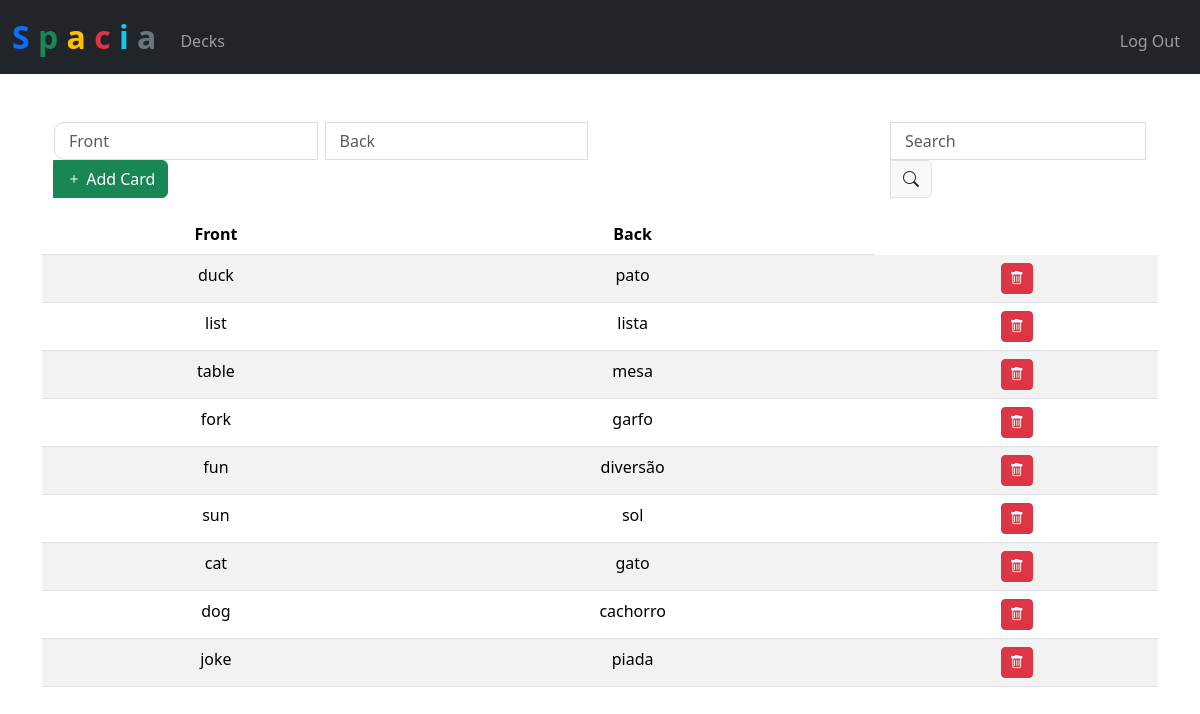
Screenshot of /cards/57 (signed in) with the database file from the repository.
### tables this page shows
CREATE TABLE cards (
    id INTEGER PRIMARY KEY AUTOINCREMENT,

    deck_id INTEGER NOT NULL,
    front TEXT NOT NULL,
    back TEXT NOT NULL,

    state TEXT NOT NULL CHECK (
        state IN ('learning', 'review', 'relearning')
    ),

    step INTEGER NOT NULL DEFAULT 0,
    interval INTEGER NOT NULL DEFAULT 0,
    ease REAL NOT NULL DEFAULT 2.5,
    repetitions INTEGER NOT NULL DEFAULT 0,

    due INTEGER NOT NULL,
    last_review INTEGER,

    created_at DATETIME DEFAULT CURRENT_TIMESTAMP,
    updated_at DATETIME DEFAULT CURRENT_TIMESTAMP,

    FOREIGN KEY (deck_id) REFERENCES decks(id) ON DELETE CASCADE
);

### src/main.py (the view)
@app.route("/cards/<int:deck_id>")  # type: ignore
def cards(deck_id: int) -> WerkzeugResponse | str | None:
    cards = db.execute(  # type: ignore
        "SELECT id, front, back, deck_id FROM cards WHERE deck_id = ?", deck_id
    )
    return render_template("cards.html", cards=cards, deck_id=deck_id)

### src/main.py (called while the page is built)
@app.after_request
def after_request(response: Response) -> Response:
    response.headers["Cache-Control"] = "no-cache, no-store, must-revalidate"
    response.headers["Expires"] = 0
    response.headers["Pragma"] = "no-cache"
    return response

### src/templates/cards.html (shortened to what this page needs)
{% extends "layout.html" %}  {% block main %}
<div class="container">
  <div class="row justify-content-between">
    <div class="col-6">
      <div class="input-group mb-3">
        <input
          id="front_card"
          autocomplete="off"
          autofocus
          class="form-control w-auto me-2"
          name="front_card"
          placeholder="Front"
          type="text"
        />
        <input
          id="back_card"
          autocomplete="off"
          autofocus
          class="form-control w-auto"
          name="back_card"
          placeholder="Back"
          type="text"
        />
        <button id="add-card" type="button" class="btn btn-success">
          <i class="bi bi-plus"></i>
          Add Card
        </button>
      </div>
    </div>
    <div class="col-3">
      <div class="input-group mb-3">
        <input
          id="search_card_input"
          class="form-control w-auto"
          type="search"
          placeholder="Search"
          aria-label="Search"
        />
        <span class="input-group-text" id="addon-wrapping"
          ><i class="bi bi-search"></i
        ></span>
      </div>
    </div>
  </div>
</div>
<table id="table_cards" class="table table-striped">
  <thead>
    <tr>
      <th scope="col">Front</th>
      <th scope="col">Back</th>
    </tr>
  </thead>
  <tbody>
    {% for card in cards %}
    <tr>
      <td>{{card.front}}</td>
      <td>{{card.back}}</td>
      <td>
        <button
          id="{{card.id}}"
          type="button"
          class="btn btn-sm btn-danger delete-card"
        >
          <i class="bi bi-trash"></i>
        </button>
      </td>
    </tr>
    {% endfor %}
  </tbody>
</table>
{% endblock %}

### src/static/styles.css (style rules this page uses)
.form-control { border-radius: 10px; padding-left: 14px; border: 1px solid #ddd; }

### rows the page displays
cards: front "duck", back "pato"
cards: front "list", back "lista"
cards: front "table", back "mesa"
cards: front "fork", back "garfo"
cards: front "fun", back "diversão"
cards: front "sun", back "sol"
cards: front "cat", back "gato"
cards: front "dog", back "cachorro"
cards: front "joke", back "piada"
